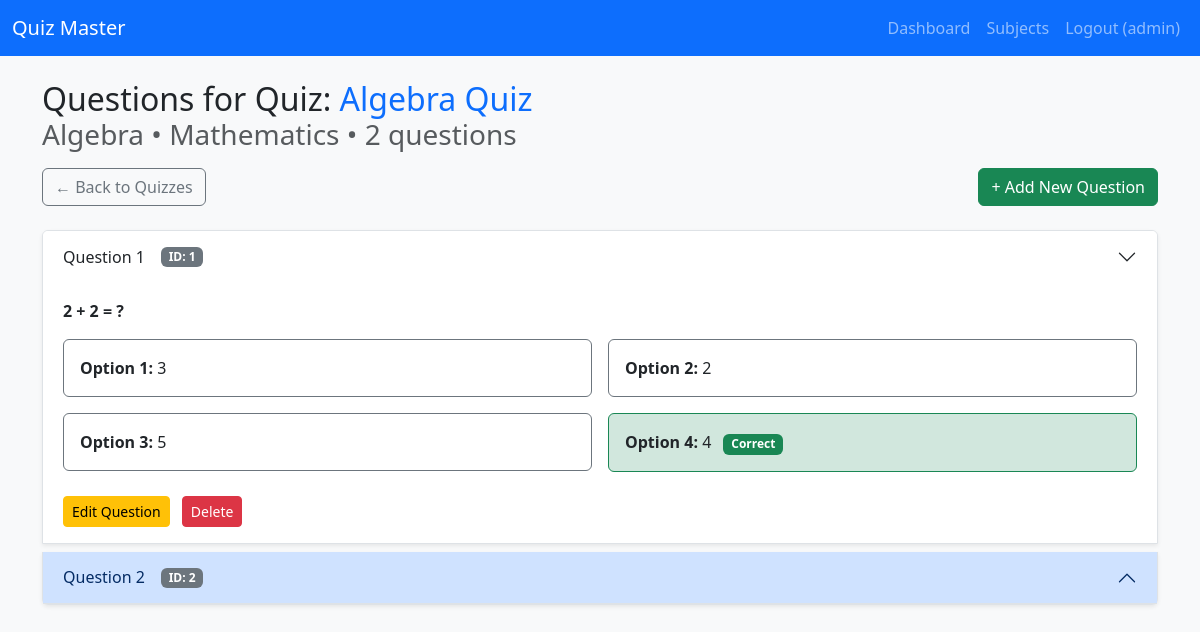
The app's page /admin/questions/1 (signed in) with its own data.
### models.py (models this page shows, shortened)
class User(db.Model, UserMixin):
    __tablename__ = 'users'
    id = db.Column(db.Integer, primary_key=True)
    username = db.Column(db.String(80), unique=True, nullable=False)
    email = db.Column(db.String(120), unique=True, nullable=False)
    password_hash = db.Column(db.String(255), nullable=False)
    full_name = db.Column(db.String(100))
    qualification = db.Column(db.String(100))
    dob = db.Column(db.Date)
    role = db.Column(db.String(20), default='user')  # 'admin' or 'user'
    scores = db.relationship('Score', backref='user', lazy=True)

class Quiz(db.Model):
    id = db.Column(db.Integer, primary_key=True)
    title = db.Column(db.String(200), nullable=False)
    chapter_id = db.Column(db.Integer, db.ForeignKey('chapter.id'), nullable=False)
    scheduled_date = db.Column(db.Date)
    duration_minutes = db.Column(db.Integer, default=30)
    questions = db.relationship('Question', backref='quiz', lazy=True, cascade="all, delete-orphan")
    scores = db.relationship('Score', backref='quiz', lazy=True, cascade="all, delete-orphan")

class Chapter(db.Model):
    id = db.Column(db.Integer, primary_key=True)
    name = db.Column(db.String(150), nullable=False)
    description = db.Column(db.Text)
    subject_id = db.Column(db.Integer, db.ForeignKey('subject.id'), nullable=False)
    quizzes = db.relationship('Quiz', backref='chapter', lazy=True, cascade="all, delete-orphan")

class Subject(db.Model):
    id = db.Column(db.Integer, primary_key=True)
    name = db.Column(db.String(100), unique=True, nullable=False)
    description = db.Column(db.Text)
    chapters = db.relationship('Chapter', backref='subject', lazy=True, cascade="all, delete-orphan")

class Question(db.Model):
    id = db.Column(db.Integer, primary_key=True)
    quiz_id = db.Column(db.Integer, db.ForeignKey('quiz.id'), nullable=False)
    text = db.Column(db.Text, nullable=False)
    option1 = db.Column(db.String(200))
    option2 = db.Column(db.String(200))
    option3 = db.Column(db.String(200))
    option4 = db.Column(db.String(200))
    correct_option = db.Column(db.Integer, nullable=False)  # 1,2,3,4

### routes/admin.py (the view)
    def wrap(*args, **kwargs):
        if not current_user.is_authenticated or current_user.role != 'admin':
            flash('Admin access required', 'danger')
            return redirect(url_for('auth.login'))
        return f(*args, **kwargs)

### app.py (called while the page is built)
@login_manager.user_loader
def load_user(user_id):
    return User.query.get(int(user_id))

@app.context_processor
def utility_processor():
    def current_time():
        return datetime.now().date()  # or datetime.now() if you want time too
    return dict(current_time=current_time)

### routes/admin.py (called while the page is built)
def admin_required(f):
    def wrap(*args, **kwargs):
        if not current_user.is_authenticated or current_user.role != 'admin':
            flash('Admin access required', 'danger')
            return redirect(url_for('auth.login'))
        return f(*args, **kwargs)
    wrap.__name__ = f.__name__
    return wrap

@admin_bp.route('/questions/<int:quiz_id>')
@login_required
@admin_required
def questions(quiz_id):
    quiz = Quiz.query.get_or_404(quiz_id)
    return render_template('admin/questions.html', quiz=quiz)

### templates/admin/questions.html (shortened to what this page needs)
{% extends "base.html" %}
{% block content %}
<h2 class="mb-3">
  Questions for Quiz: <span class="text-primary">{{ quiz.title }}</span>
  <small class="text-muted d-block">
    {{ quiz.chapter.name }} • {{ quiz.chapter.subject.name }} • {{ quiz.questions|length }} questions
  </small>
</h2>
<div class="d-flex justify-content-between align-items-center mb-4 flex-wrap gap-3">
  <a href="{{ url_for('admin.quizzes', chapter_id=quiz.chapter_id) }}" class="btn btn-outline-secondary">
    ← Back to Quizzes
  </a>
  <a href="{{ url_for('admin.new_question', quiz_id=quiz.id) }}" class="btn btn-success">
    + Add New Question
  </a>
</div>
{% if quiz.questions %}
<div class="accordion" id="questionsAccordion">
  {% for q in quiz.questions %}
  <div class="accordion-item shadow-sm mb-2">
    <h2 class="accordion-header" id="heading{{ q.id }}">
      <button class="accordion-button {% if loop.first %}collapsed{% endif %}" type="button"
              data-bs-toggle="collapse" data-bs-target="#collapse{{ q.id }}"
              aria-expanded="{% if loop.first %}true{% else %}false{% endif %}"
              aria-controls="collapse{{ q.id }}">
        Question {{ loop.index }}
        <span class="badge bg-secondary ms-3">ID: {{ q.id }}</span>
      </button>
    </h2>
    <div id="collapse{{ q.id }}" class="accordion-collapse collapse {% if loop.first %}show{% endif %}"
         aria-labelledby="heading{{ q.id }}" data-bs-parent="#questionsAccordion">
      <div class="accordion-body">
        <p class="fw-bold mb-3">{{ q.text }}</p>
        <div class="row g-3">
          <div class="col-md-6">
            <div class="card border {% if q.correct_option == 1 %}border-success bg-success-subtle{% else %}border-secondary{% endif %}">
              <div class="card-body">
                <strong>Option 1:</strong> {{ q.option1 }}
              </div>
            </div>
          </div>
          <div class="col-md-6">
            <div class="card border {% if q.correct_option == 2 %}border-success bg-success-subtle{% else %}border-secondary{% endif %}">
              <div class="card-body">
                <strong>Option 2:</strong> {{ q.option2 }}
              </div>
            </div>
          </div>
          <div class="col-md-6">
            <div class="card border {% if q.correct_option == 3 %}border-success bg-success-subtle{% else %}border-secondary{% endif %}">
              <div class="card-body">
                <strong>Option 3:</strong> {{ q.option3 or '—' }}
              </div>
            </div>
          </div>
          <div class="col-md-6">
            <div class="card border {% if q.correct_option == 4 %}border-success bg-success-subtle{% else %}border-secondary{% endif %}">
              <div class="card-body">
                <strong>Option 4:</strong> {{ q.option4 or '—' }}
                {% if q.correct_option == 4 %}<span class="badge bg-success ms-2">Correct</span>{% endif %}
              </div>
            </div>
          </div>
        </div>
        <div class="mt-4">
          <a href="{{ url_for('admin.edit_question', question_id=q.id) }}"
             class="btn btn-sm btn-warning me-2">Edit Question</a>
          <form action="{{ url_for('admin.delete_question', question_id=q.id) }}" method="POST"
                style="display:inline;"
                onsubmit="return confirm('Delete question {{ loop.index }} permanently?');">
            <button type="submit" class="btn btn-sm btn-danger">Delete</button>
          </form>
        </div>
      </div>
    </div>
  </div>
  {% endfor %}
</div>
{% endif %}
{% endblock %}

### templates/includes/navbar.html (shortened to what this page needs)
<nav class="navbar navbar-expand-lg navbar-dark bg-primary">
  <div class="container-fluid">
    <a class="navbar-brand" href="{{ url_for('main.index') }}">Quiz Master</a>
    <div class="collapse navbar-collapse" id="navbarNav">
      <ul class="navbar-nav ms-auto">
        {% if current_user.is_authenticated %}
          {% if current_user.role == 'admin' %}
            <li class="nav-item"><a class="nav-link" href="{{ url_for('admin.dashboard') }}">Dashboard</a></li>
            <li class="nav-item"><a class="nav-link" href="{{ url_for('admin.subjects') }}">Subjects</a></li>
          {% else %}
            <li class="nav-item"><a class="nav-link" href="{{ url_for('user.dashboard') }}">Home</a></li>
            <li class="nav-item"><a class="nav-link" href="{{ url_for('user.upcoming') }}">Quizzes</a></li>
            <li class="nav-item"><a class="nav-link" href="{{ url_for('user.scores') }}">Scores</a></li>
          {% endif %}
          <li class="nav-item"><a class="nav-link" href="{{ url_for('auth.logout') }}">Logout ({{ current_user.username }})</a></li>
        {% else %}
          <li class="nav-item"><a class="nav-link" href="{{ url_for('auth.login') }}">Login</a></li>
          <li class="nav-item"><a class="nav-link" href="{{ url_for('auth.register') }}">Register</a></li>
        {% endif %}
      </ul>
    </div>
  </div>
</nav>

### static/css/style.css (style rules this page uses)
body { font-family: 'Segoe UI', Tahoma, Geneva, Verdana, sans-serif; }
.card { transition: box-shadow 0.3s; }

### records on screen
User: username "admin"
Quiz: title "Algebra Quiz"
Chapter: chapter.name "Algebra"
Subject: chapter.subject.name "Mathematics"
Question: id "1", text "2 + 2 = ?", option1 "3", option2 "2", option3 "5", option4 "4", correct_option "Correct"
Question: id "2"

### other values on screen
{{ quiz.questions|length }} "2"
